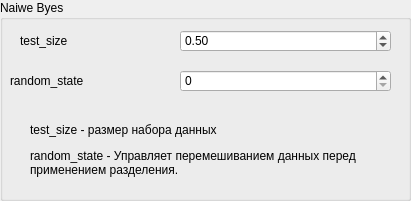
      <widget class="QGroupBox" name="N_Byes">
       <property name="geometry">
        <rect>
         <x>460</x>
         <y>270</y>
         <width>411</width>
         <height>201</height>
        </rect>
       </property>
       <property name="title">
        <string>Naiwe Byes</string>
       </property>
       <widget class="QLabel" name="label_53">
        <property name="geometry">
         <rect>
          <x>20</x>
          <y>30</y>
          <width>151</width>
          <height>21</height>
         </rect>
        </property>
        <property name="text">
         <string>test_size</string>
        </property>
       </widget>
       <widget class="QDoubleSpinBox" name="NB_ts">
        <property name="geometry">
         <rect>
          <x>180</x>
          <y>30</y>
          <width>211</width>
          <height>22</height>
         </rect>
        </property>
        <property name="singleStep">
         <double>0.010000000000000</double>
        </property>
        <property name="value">
         <double>0.500000000000000</double>
        </property>
       </widget>
       <widget class="QLabel" name="label_54">
        <property name="geometry">
         <rect>
          <x>10</x>
          <y>70</y>
          <width>151</width>
          <height>21</height>
         </rect>
        </property>
        <property name="text">
         <string>random_state</string>
        </property>
       </widget>
       <widget class="QSpinBox" name="NB_rs">
        <property name="geometry">
         <rect>
          <x>180</x>
          <y>70</y>
          <width>211</width>
          <height>22</height>
         </rect>
        </property>
       </widget>
       <widget class="QLabel" name="label_55">
        <property name="geometry">
         <rect>
          <x>30</x>
          <y>110</y>
          <width>351</width>
          <height>81</height>
         </rect>
        </property>
        <property name="text">
         <string>&lt;html&gt;&lt;head/&gt;&lt;body&gt;&lt;p&gt;test_size - размер набора данных&lt;/p&gt;&lt;p&gt;random_state - Управляет перемешиванием данных перед&lt;br/&gt;применением разделения.&lt;/p&gt;&lt;/body&gt;&lt;/html&gt;</string>
        </property>
       </widget>
      </widget>
